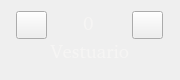
<?xml version="1.0" encoding="UTF-8"?>
<ui version="4.0">
 <class>SelectorWidget</class>
 <widget class="QWidget" name="SelectorWidget">
  <property name="geometry">
   <rect>
    <x>0</x>
    <y>0</y>
    <width>180</width>
    <height>80</height>
   </rect>
  </property>
  <property name="sizePolicy">
   <sizepolicy hsizetype="Fixed" vsizetype="Fixed">
    <horstretch>0</horstretch>
    <verstretch>0</verstretch>
   </sizepolicy>
  </property>
  <property name="minimumSize">
   <size>
    <width>180</width>
    <height>80</height>
   </size>
  </property>
  <property name="maximumSize">
   <size>
    <width>180</width>
    <height>80</height>
   </size>
  </property>
  <property name="windowTitle">
   <string>Form</string>
  </property>
  <layout class="QGridLayout" name="gridLayout">
   <item row="0" column="0">
    <layout class="QVBoxLayout" name="verticalLayout">
     <property name="spacing">
      <number>0</number>
     </property>
     <item>
      <layout class="QHBoxLayout" name="horizontalLayout">
       <property name="spacing">
        <number>3</number>
       </property>
       <item>
        <widget class="QPushButton" name="btnLeft">
         <property name="sizePolicy">
          <sizepolicy hsizetype="Fixed" vsizetype="Fixed">
           <horstretch>0</horstretch>
           <verstretch>0</verstretch>
          </sizepolicy>
         </property>
         <property name="minimumSize">
          <size>
           <width>31</width>
           <height>28</height>
          </size>
         </property>
         <property name="maximumSize">
          <size>
           <width>31</width>
           <height>28</height>
          </size>
         </property>
         <property name="text">
          <string/>
         </property>
         <property name="icon">
          <iconset resource="../../../resources/lobby/creator.qrc">
           <normaloff>:/images/creator/ui/btn_izq.png</normaloff>:/images/creator/ui/btn_izq.png</iconset>
         </property>
         <property name="iconSize">
          <size>
           <width>31</width>
           <height>28</height>
          </size>
         </property>
        </widget>
       </item>
       <item>
        <widget class="QWidget" name="widget" native="true">
         <property name="sizePolicy">
          <sizepolicy hsizetype="Fixed" vsizetype="Fixed">
           <horstretch>0</horstretch>
           <verstretch>0</verstretch>
          </sizepolicy>
         </property>
         <property name="minimumSize">
          <size>
           <width>69</width>
           <height>27</height>
          </size>
         </property>
         <property name="maximumSize">
          <size>
           <width>69</width>
           <height>27</height>
          </size>
         </property>
         <widget class="QLabel" name="label_3">
          <property name="geometry">
           <rect>
            <x>0</x>
            <y>0</y>
            <width>69</width>
            <height>27</height>
           </rect>
          </property>
          <property name="sizePolicy">
           <sizepolicy hsizetype="Fixed" vsizetype="Fixed">
            <horstretch>0</horstretch>
            <verstretch>0</verstretch>
           </sizepolicy>
          </property>
          <property name="minimumSize">
           <size>
            <width>69</width>
            <height>27</height>
           </size>
          </property>
          <property name="maximumSize">
           <size>
            <width>69</width>
            <height>27</height>
           </size>
          </property>
          <property name="text">
           <string/>
          </property>
          <property name="pixmap">
           <pixmap resource="../../../resources/lobby/creator.qrc">:/images/creator/ui/fondo_opc.png</pixmap>
          </property>
         </widget>
         <widget class="QSpinBox" name="optionBox">
          <property name="geometry">
           <rect>
            <x>4</x>
            <y>1</y>
            <width>61</width>
            <height>21</height>
           </rect>
          </property>
          <property name="font">
           <font>
            <family>Nimbus Roman [UKWN]</family>
            <pointsize>14</pointsize>
           </font>
          </property>
          <property name="styleSheet">
           <string notr="true">background: transparent;
border: none;
selection-background-color: transparent;
selection-color: #f7e5b3;
color:  rgb(246, 245, 244);</string>
          </property>
          <property name="alignment">
           <set>Qt::AlignmentFlag::AlignCenter</set>
          </property>
          <property name="readOnly">
           <bool>true</bool>
          </property>
          <property name="buttonSymbols">
           <enum>QAbstractSpinBox::ButtonSymbols::NoButtons</enum>
          </property>
         </widget>
        </widget>
       </item>
       <item>
        <widget class="QPushButton" name="btnRight">
         <property name="sizePolicy">
          <sizepolicy hsizetype="Fixed" vsizetype="Fixed">
           <horstretch>0</horstretch>
           <verstretch>0</verstretch>
          </sizepolicy>
         </property>
         <property name="minimumSize">
          <size>
           <width>31</width>
           <height>28</height>
          </size>
         </property>
         <property name="maximumSize">
          <size>
           <width>31</width>
           <height>28</height>
          </size>
         </property>
         <property name="text">
          <string/>
         </property>
         <property name="icon">
          <iconset resource="../../../resources/lobby/creator.qrc">
           <normaloff>:/images/creator/ui/btn_der.png</normaloff>:/images/creator/ui/btn_der.png</iconset>
         </property>
         <property name="iconSize">
          <size>
           <width>31</width>
           <height>28</height>
          </size>
         </property>
        </widget>
       </item>
      </layout>
     </item>
     <item>
      <widget class="QLabel" name="label">
       <property name="font">
        <font>
         <family>Nimbus Roman [UKWN]</family>
         <pointsize>14</pointsize>
        </font>
       </property>
       <property name="styleSheet">
        <string notr="true">color:  rgb(246, 245, 244);</string>
       </property>
       <property name="text">
        <string>Vestuario</string>
       </property>
       <property name="alignment">
        <set>Qt::AlignmentFlag::AlignHCenter|Qt::AlignmentFlag::AlignTop</set>
       </property>
      </widget>
     </item>
    </layout>
   </item>
  </layout>
 </widget>
 <resources>
  <include location="../../../resources/lobby/creator.qrc"/>
 </resources>
 <connections/>
</ui>
